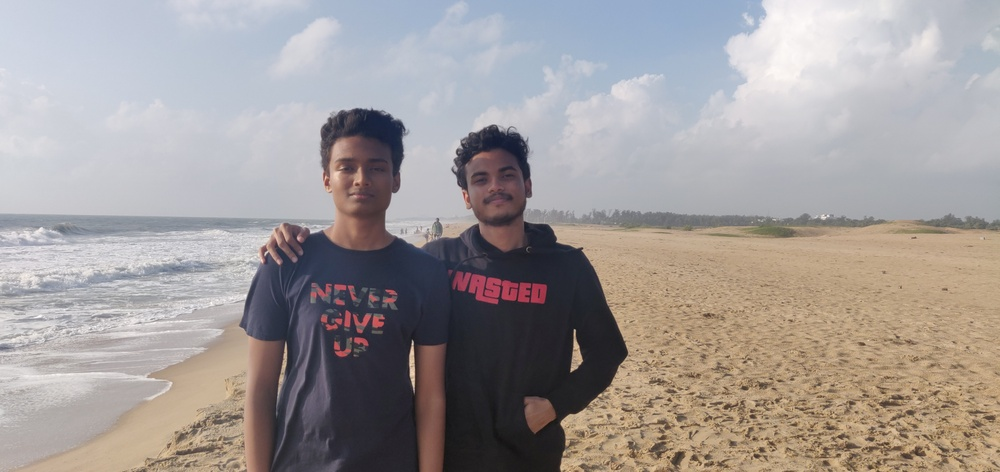
#> input picture DeepLearning/ComputerVision-CS6476/SANDYandBALAJEE.jpg, 1000 x 472 px, shrunk from 4608 x 2176 before the run
$ jupyter execute 'Edge Detection.ipynb'
#> lines starting #> are read from the running program, lines starting #| are printed output that depends on the picture
# Edge Detections

[cell 1]
import cv2 as cv
from matplotlib import pyplot as plt
from matplotlib.pyplot import figure

[cell 2]
img = cv.imread('SANDYandBALAJEE.jpg',cv.IMREAD_GRAYSCALE)
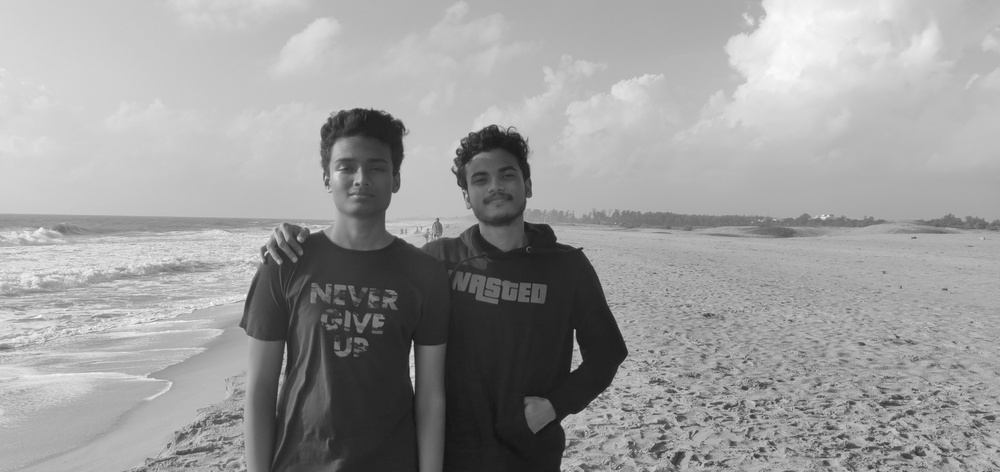
#> img: shape (472, 1000); min 18, max 254, mean 156.1
img_blur = cv.GaussianBlur(img,(15,15),5)
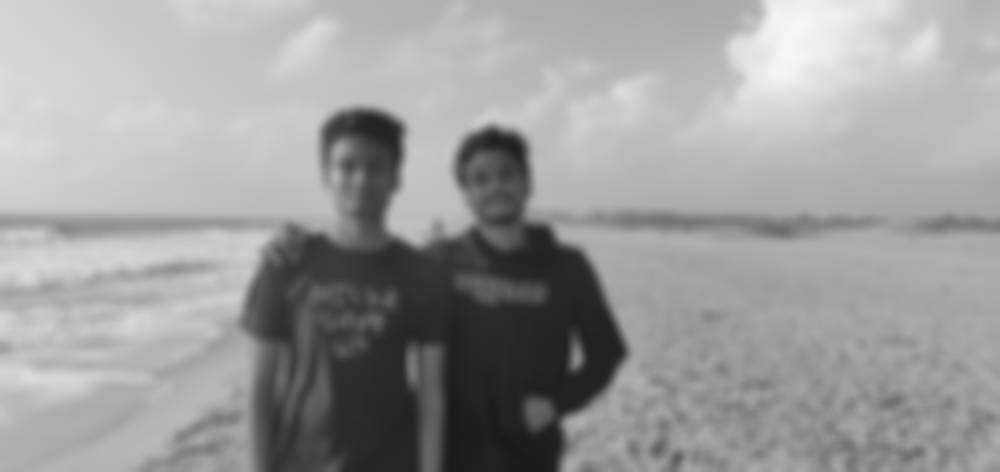
#> img_blur: shape (472, 1000); min 24, max 247, mean 156.1

figure(figsize=(10, 10))
plt.imshow(img_blur,cmap = 'gray')
plt.show()

[cell 3]
img_blur.shape
#> Out = (472, 1000)

## Method 1 - Shift image and subtract

### Y Gradient

[cell 4]
img1 = img_blur.copy()
img1[0:img_blur.shape[0]-1] = img_blur[1:img_blur.shape[0]]

figure(figsize=(10, 10))
plt.imshow(img1-img_blur,cmap = 'gray')
plt.show()
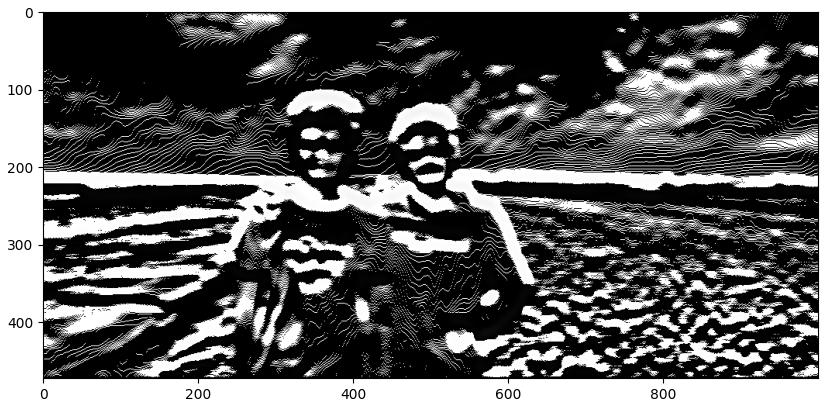
#> figure drawn by matplotlib, 1 panel

### X Gradient

[cell 5]
img2 = img_blur.copy()
img2[:,0:img_blur.shape[1]-1] = img_blur[:,1:img_blur.shape[1]]

figure(figsize=(10, 10))
plt.imshow(img2-img_blur,cmap = 'gray')
plt.show()
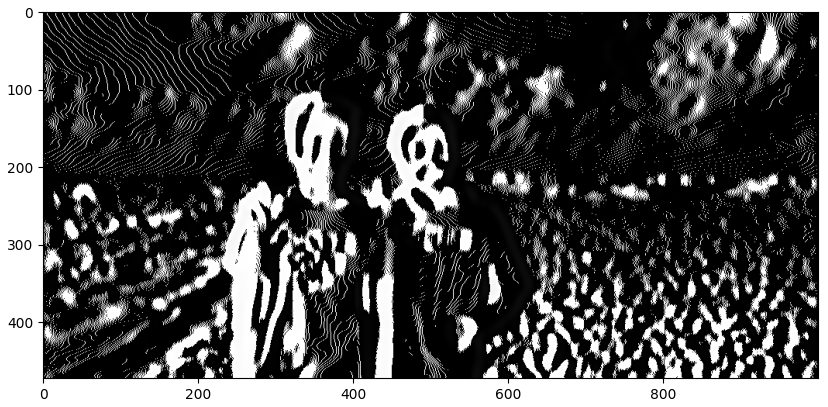
#> figure drawn by matplotlib, 1 panel

## Method 2 - Using Filters and correlation

#### cv.Canny(img,low_thresh,upper_thresh)

low_thresh - Edges below this level are discarded (weak edges) <br>
upper_thresh - Edges above this level are selected (strong edges)<br>

Edges between these 2 thresholds are checked whether they are connected with strong edges. If connected then selected else discarded. <br>
https://www.youtube.com/watch?v=sRFM5IEqR2w - Computerphile on Canny filters

[cell 6]
img3 = cv.Canny(img,90,180)
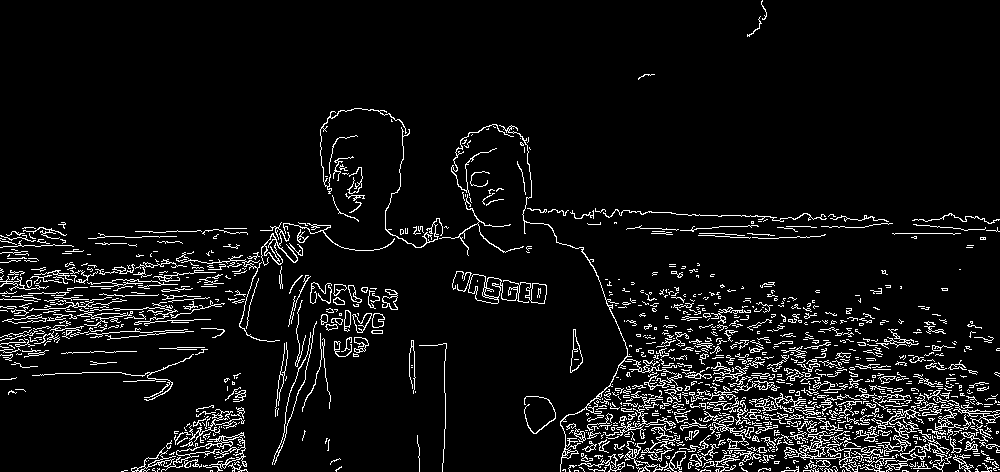
#> img3: shape (472, 1000); 6.6% white in thin lines or dots

figure(figsize=(10, 10))
plt.imshow(img3,cmap = 'gray')
plt.show()
